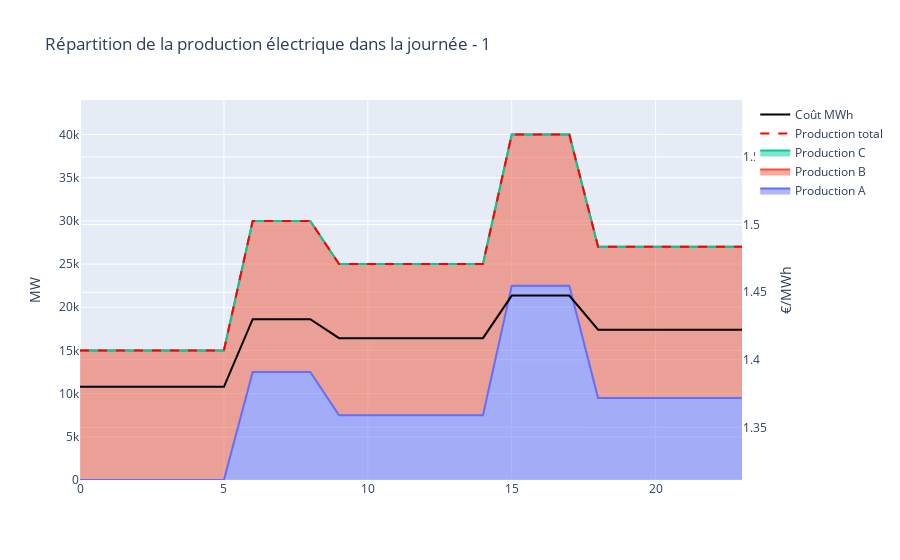

Notebook code cell kept with this figure:
### Code cell
from turtle import color
import plotly.graph_objects as go
from utils_viz import df_results, Results_viz
df = df_results(dict_N,dict_P,dict_Thermique,consommation)
fig = Results_viz(df,dict_Thermique)
A = 1
fig.update_layout(
    title = f"Répartition de la production électrique dans la journée - {A}"
)
fig.show()
fig.write_html(f"HTML/Répartition de la production électrique dans la journée - {A}.html")

### Figure 1 — Plotly figure (JSON) as saved in the notebook; plotly's stock layout.template omitted (floating-point values rounded to 4 significant figures)
{"data": [{"name": "Production A", "stackgroup": "one", "type": "scatter", "x": [0, 1, 2, 3, 4, 5, 6, 7, 8, 9, 10, 11, 12, 13, 14, 15, 16, 17, 18, 19, 20, 21, 22, 23], "y": [0, 0, 0, 0, 0, 0, 12500, 12500, 12500, 7500, 7500, 7500, 7500, 7500, 7500, 22500, 22500, 22500, 9500, 9500, 9500, 9500, 9500, 9500]}, {"name": "Production B", "stackgroup": "one", "type": "scatter", "x": [0, 1, 2, 3, 4, 5, 6, 7, 8, 9, 10, 11, 12, 13, 14, 15, 16, 17, 18, 19, 20, 21, 22, 23], "y": [15000, 15000, 15000, 15000, 15000, 15000, 17500, 17500, 17500, 17500, 17500, 17500, 17500, 17500, 17500, 17500, 17500, 17500, 17500, 17500, 17500, 17500, 17500, 17500]}, {"name": "Production C", "stackgroup": "one", "type": "scatter", "x": [0, 1, 2, 3, 4, 5, 6, 7, 8, 9, 10, 11, 12, 13, 14, 15, 16, 17, 18, 19, 20, 21, 22, 23], "y": [0, 0, 0, 0, 0, 0, 0, 0, 0, 0, 0, 0, 0, 0, 0, 0, 0, 0, 0, 0, 0, 0, 0, 0]}, {"line": {"color": "red", "dash": "dash"}, "name": "Production total", "type": "scatter", "x": [0, 1, 2, 3, 4, 5, 6, 7, 8, 9, 10, 11, 12, 13, 14, 15, 16, 17, 18, 19, 20, 21, 22, 23], "y": [15000, 15000, 15000, 15000, 15000, 15000, 30000, 30000, 30000, 25000, 25000, 25000, 25000, 25000, 25000, 40000, 40000, 40000, 27000, 27000, 27000, 27000, 27000, 27000]}, {"line": {"color": "black"}, "name": "Coût MWh", "type": "scatter", "x": [0, 1, 2, 3, 4, 5, 6, 7, 8, 9, 10, 11, 12, 13, 14, 15, 16, 17, 18, 19, 20, 21, 22, 23], "y": [1.38, 1.38, 1.38, 1.38, 1.38, 1.38, 1.43, 1.43, 1.43, 1.416, 1.416, 1.416, 1.416, 1.416, 1.416, 1.448, 1.448, 1.448, 1.422, 1.422, 1.422, 1.422, 1.422, 1.422], "yaxis": "y2"}], "layout": {"hovermode": "x", "title": {"text": "Répartition de la production électrique dans la journée - 1"}, "yaxis": {"range": [0, 44000], "title": {"text": "MW"}}, "yaxis2": {"anchor": "free", "overlaying": "y", "position": 1, "range": [1.311, 1.592], "side": "right", "title": {"text": "€/MWh"}}}}
